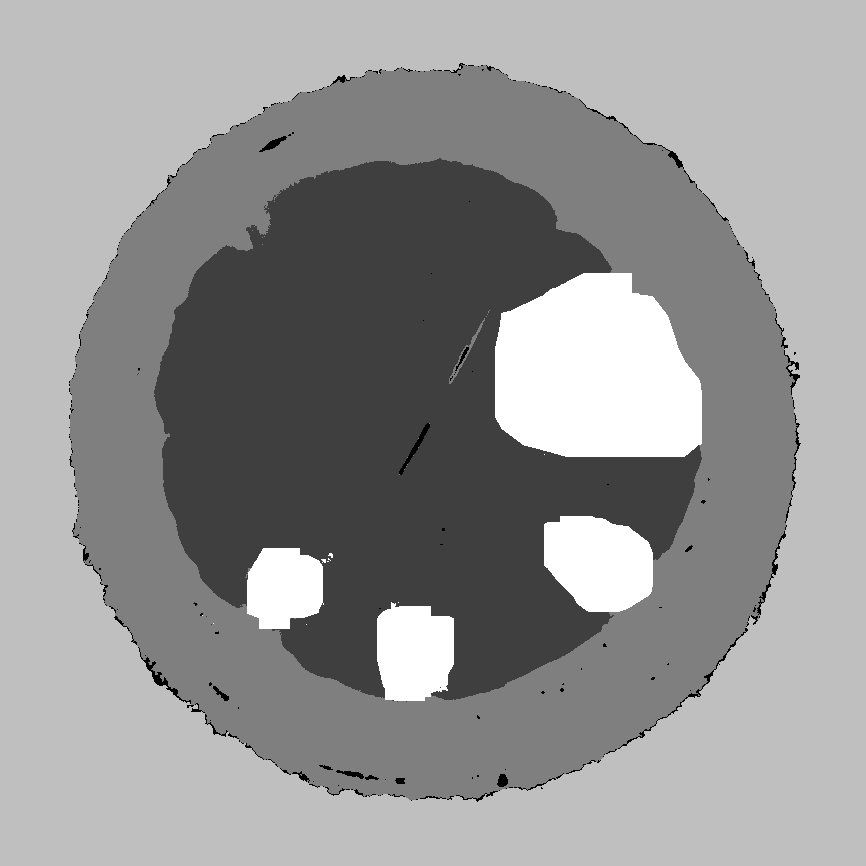
%> input picture vgg_unet/MATLAB/.imageLabelingSession4_SessionData/Label_7.png, 866 x 866 px
$ octave test_show.m   (GNU Octave 9; MATLAB toolbox functions it lacks are replaced by stand-ins)
%> lines starting %> are read from the running program, lines starting %| are printed output that depends on the picture
img = imread('Label_7.png');
%> img is the input picture: size 866x866 uint8; min 0, max 4, mean 2.33
x = unique(img);
%> x = [0; 1; 2; 3; 4]
size_x = size(x, 1);
%> size_x = 5
img = img*floor(255/size_x);
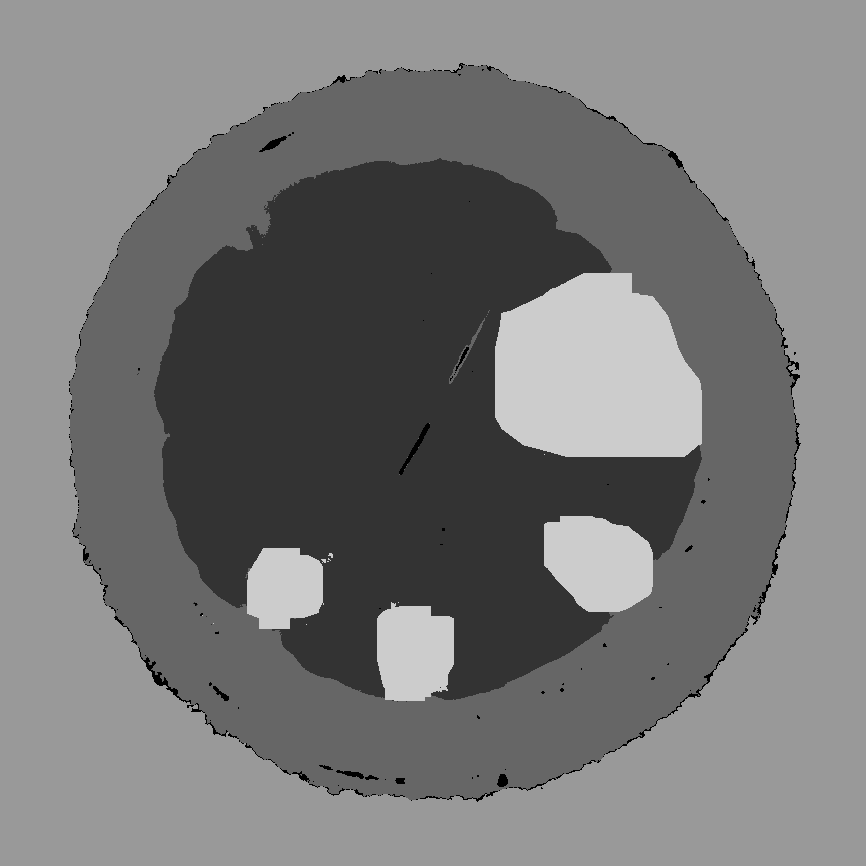
%> img: size 866x866 uint8; min 0, max 204, mean 119

figure()
imshow(img)

$ run again, with vgg_unet/MATLAB/.imageLabelingSession4_SessionData/Label_21.png copied over vgg_unet/MATLAB/.imageLabelingSession4_SessionData/Label_7.png
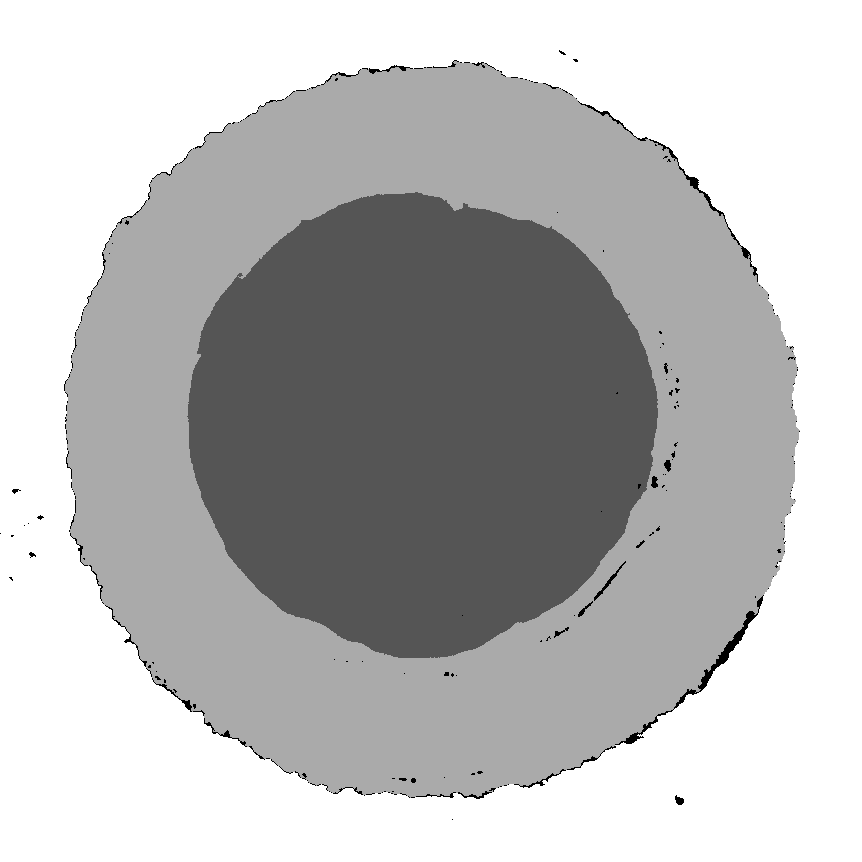
%> input picture vgg_unet/MATLAB/.imageLabelingSession4_SessionData/Label_21.png, 862 x 862 px
%> img is the input picture: size 862x862 uint8; min 0, max 3, mean 2.19
%> x = [0; 1; 2; 3]
%> size_x = 4
%> `img = img*floor(255/size_x);`:
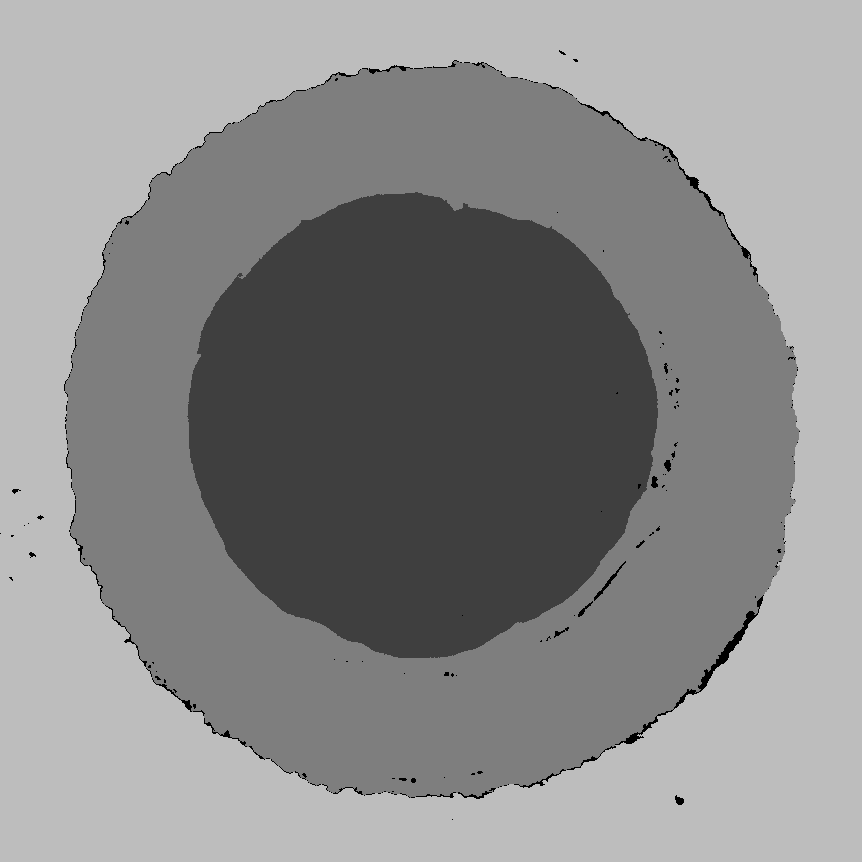
%> img: size 862x862 uint8; min 0, max 189, mean 138
